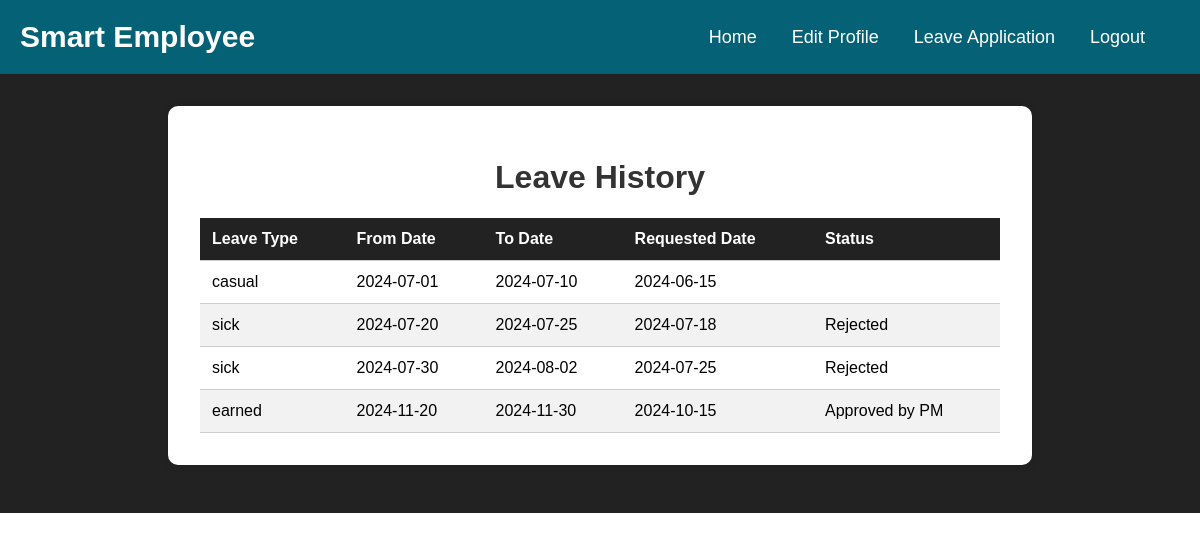
/Leave_History.php, run on the app's committed database.
### tables this page shows
CREATE TABLE `leaverequests` (
  `leave_id` int(11) NOT NULL,
  `user_id` int(11) NOT NULL,
  `LeaveType` enum('casual','sick','earned') NOT NULL,
  `start_date` date NOT NULL,
  `end_date` date NOT NULL,
  `reason` text NOT NULL,
  `status` enum('Pending','Approved by PM','Approved by HR','Rejected') NOT NULL DEFAULT 'Pending',
  `requested_on` date NOT NULL,
  `description` text DEFAULT NULL,
  `approved_by` int(11) DEFAULT NULL,
  `approval_date` date DEFAULT NULL
);

### Leave_History.php (the view, shortened to what this page needs)
<?php
$servername = "localhost";
$username = "root";
$password = "";
$dbname = "sems";
$conn = new mysqli($servername, $username, $password, $dbname);
$sql = "SELECT LeaveType, start_date, end_date, requested_on, status FROM leaverequests WHERE user_id = 1";
$result = $conn->query($sql);
?>
<!DOCTYPE html>
<html lang="en">
<head>
    <link rel="stylesheet" href="assets/css/style.css">
</head>
<body>
<header>
  <nav class="navigation">
    <a class="navigation-logo" href="#">Smart Employee</a>
    <div>
      <div class="navigation-cont">
        <a class="navigation-link" href="employee-dashboard.php">Home</a>
        <a class="navigation-link" href="userProfile.php">Edit Profile</a>
        <a class="navigation-link" href="Leave_Application.php">Leave Application</a>
        <a class="navigation-link" href="logout.php">Logout</a>
      </div>
    </div>
  </nav>
</header>
<main class="leavebody">
    <div class="leavecontainer leave-history-container">
        <h1>Leave History</h1>
        <table>
            <thead>
                <tr>
                    <th>Leave Type</th>
                    <th>From Date</th>
                    <th>To Date</th>
                    <th>Requested Date</th>
                    <th>Status</th>
                </tr>
            </thead>
            <tbody>
                <?php
                if ($result->num_rows > 0) {
                    while($row = $result->fetch_assoc()) {
                        echo "<tr>";
                        echo "<td>" . $row["LeaveType"] . "</td>";
                        echo "<td>" . $row["start_date"] . "</td>";
                        echo "<td>" . $row["end_date"] . "</td>";
                        echo "<td>" . $row["requested_on"] . "</td>";
                        echo "<td>" . $row["status"] . "</td>";
                        echo "</tr>";
                    }
                } else {
                    echo "<tr><td colspan='6'>No leave history found</td></tr>";
                }
                ?>
            </tbody>
        </table>
    </div>
</main>
</body>
</html>

### assets/css/style.css (style rules this page uses)
body { font-family: Arial; margin: 0; padding: 0; font-size: 16px; }
a { text-decoration: none !important; }
.leavebody { margin: 0; padding: 0; display: flex; justify-content: center; align-items: center; background-color: #222; }
.leavecontainer { background-color: white; padding: 2rem; border-radius: 10px; box-shadow: 0 0 10px rgba(0, 0, 0, 0.1); max-width: 800px; margin: 3rem; width: 100%; }
h1 { text-align: center; color: #333; }
.navigation { background-color: #056276; display: flex; justify-content: space-between; align-items: center; padding: 20px; }
.navigation-logo { color: white; font-size: 30px; font-weight: bold; text-decoration: none !important; }
.navigation-cont { display: flex; }
.navigation-link { color: white; text-decoration: none; margin-right: 35px; transition: all .3s; font-size: 18px; font-weight: 400; }
.leave-history-container { max-width: 800px; margin-top: 2rem; }
.leave-history-container table { width: 100%; border-collapse: collapse; margin-top: 1rem; }
.leave-history-container th, .leave-history-container td { padding: 0.75rem; text-align: left; border-bottom: 1px solid #ccc; }
.leave-history-container th { background-color: #222; color: white; }
.leave-history-container tr:nth-child(even) { background-color: #f2f2f2; }

### data on the page
leaverequests: LeaveType "casual", start_date "2024-07-01", end_date "2024-07-10", requested_on "2024-06-15"
leaverequests: LeaveType "sick", start_date "2024-07-20", end_date "2024-07-25", requested_on "2024-07-18", status "Rejected"
leaverequests: LeaveType "sick", start_date "2024-07-30", end_date "2024-08-02", requested_on "2024-07-25", status "Rejected"
leaverequests: LeaveType "earned", start_date "2024-11-20", end_date "2024-11-30", requested_on "2024-10-15", status "Approved by PM"
